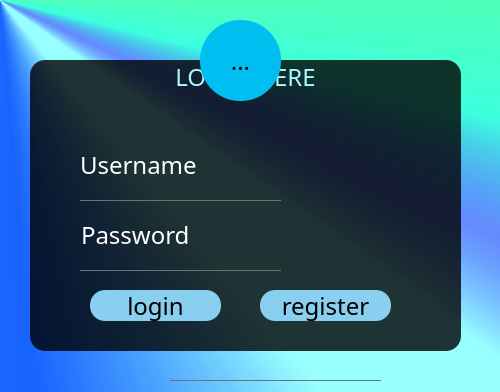
<?xml version="1.0" encoding="UTF-8"?>
<ui version="4.0">
 <class>login</class>
 <widget class="QWidget" name="login">
  <property name="geometry">
   <rect>
    <x>0</x>
    <y>0</y>
    <width>500</width>
    <height>392</height>
   </rect>
  </property>
  <property name="windowTitle">
   <string>Login</string>
  </property>
  <property name="styleSheet">
   <string notr="true">*{
font-size:24px;
font-family:Century Gothic;
}

#login{
background:qconicalgradient(cx:0, cy:0, angle:135, stop:0 rgba(41, 56, 255, 69), stop:0.227273 rgba(0, 137, 255, 69), stop:0.386364 rgba(16, 94, 255, 208), stop:0.465909 rgba(120, 255, 255, 130), stop:0.507045 rgba(120, 255, 255, 130), stop:0.538328 rgba(101, 138, 255, 255), stop:0.57754 rgba(0, 255, 212, 130), stop:0.801136 rgba(111, 255, 0, 145), stop:1 rgba(115, 255, 154, 69))
}

QToolButton{
background:rgb(0, 190, 240);
border-radius:40px;
}
QLabel{
color:white;
background:transparent;
}
QPushButton{
background:white;
border-radius:15px;
}
QPushButton:hover{
background:#333;
border-radius:15px;
background:#49ebff;
}
QLineEdit{
background:transparent;
border:none;
color:#717072;
border-bottom:1px solid #717072;
}</string>
  </property>
  <widget class="QPushButton" name="registerbutton">
   <property name="geometry">
    <rect>
     <x>260</x>
     <y>290</y>
     <width>131</width>
     <height>31</height>
    </rect>
   </property>
   <property name="styleSheet">
    <string notr="true">background:rgb(137, 207, 240) ;
font: 17pt &quot;华光琥珀_CNKI&quot;;</string>
   </property>
   <property name="text">
    <string>register</string>
   </property>
  </widget>
  <widget class="QToolButton" name="toolButton">
   <property name="geometry">
    <rect>
     <x>200</x>
     <y>20</y>
     <width>81</width>
     <height>81</height>
    </rect>
   </property>
   <property name="text">
    <string>...</string>
   </property>
   <property name="icon">
    <iconset resource="image.qrc">
     <normaloff>:/ima/image/user2.png</normaloff>:/ima/image/user2.png</iconset>
   </property>
   <property name="iconSize">
    <size>
     <width>100</width>
     <height>100</height>
    </size>
   </property>
  </widget>
  <widget class="QLabel" name="label">
   <property name="geometry">
    <rect>
     <x>30</x>
     <y>60</y>
     <width>431</width>
     <height>291</height>
    </rect>
   </property>
   <property name="styleSheet">
    <string notr="true">*{

font: 25pt &quot;华光琥珀_CNKI&quot;;
	color: rgb(0, 255, 255);
}

QFrame{
background:rgba(0,0,0,0.8);
border-radius:15px;
background:url(:/ima/image/sky.jpg);
}
QPushButton{
background:#03a9f4;
color:#fff;
border-radius:15px;
}
QLineEdit{
border-radius:15px;
color:#03a9f4;
}
QLabel{
	color: rgb(176, 248, 255);
background:#3
font: 32pt &quot;华光琥珀_CNKI&quot;;
}

</string>
   </property>
   <property name="text">
    <string>LOGIN HERE</string>
   </property>
   <property name="textFormat">
    <enum>Qt::RichText</enum>
   </property>
   <property name="alignment">
    <set>Qt::AlignHCenter|Qt::AlignTop</set>
   </property>
   <property name="margin">
    <number>50</number>
   </property>
  </widget>
  <widget class="QLineEdit" name="userline">
   <property name="geometry">
    <rect>
     <x>80</x>
     <y>180</y>
     <width>201</width>
     <height>21</height>
    </rect>
   </property>
   <property name="text">
    <string/>
   </property>
  </widget>
  <widget class="QLineEdit" name="passline">
   <property name="geometry">
    <rect>
     <x>80</x>
     <y>250</y>
     <width>201</width>
     <height>21</height>
    </rect>
   </property>
   <property name="text">
    <string comment="Password" extracomment="Password"/>
   </property>
  </widget>
  <widget class="QLabel" name="label_2">
   <property name="geometry">
    <rect>
     <x>80</x>
     <y>154</y>
     <width>181</width>
     <height>21</height>
    </rect>
   </property>
   <property name="styleSheet">
    <string notr="true">
font: 16pt &quot;华光琥珀_CNKI&quot;;</string>
   </property>
   <property name="text">
    <string>Username</string>
   </property>
  </widget>
  <widget class="QLabel" name="label_3">
   <property name="geometry">
    <rect>
     <x>81</x>
     <y>224</y>
     <width>181</width>
     <height>21</height>
    </rect>
   </property>
   <property name="styleSheet">
    <string notr="true">
font: 16pt &quot;华光琥珀_CNKI&quot;;</string>
   </property>
   <property name="text">
    <string>Password</string>
   </property>
  </widget>
  <widget class="QPushButton" name="loginbutton">
   <property name="geometry">
    <rect>
     <x>90</x>
     <y>290</y>
     <width>131</width>
     <height>31</height>
    </rect>
   </property>
   <property name="styleSheet">
    <string notr="true">background:rgb(137, 207, 240) ;
font: 17pt &quot;华光琥珀_CNKI&quot;;</string>
   </property>
   <property name="text">
    <string>login</string>
   </property>
   <property name="shortcut">
    <string>Enter, Enter</string>
   </property>
   <property name="checkable">
    <bool>true</bool>
   </property>
  </widget>
  <widget class="QLineEdit" name="lineEdit">
   <property name="geometry">
    <rect>
     <x>170</x>
     <y>360</y>
     <width>211</width>
     <height>21</height>
    </rect>
   </property>
  </widget>
  <zorder>label</zorder>
  <zorder>toolButton</zorder>
  <zorder>registerbutton</zorder>
  <zorder>userline</zorder>
  <zorder>passline</zorder>
  <zorder>label_2</zorder>
  <zorder>label_3</zorder>
  <zorder>loginbutton</zorder>
  <zorder>lineEdit</zorder>
 </widget>
 <resources>
  <include location="image.qrc"/>
 </resources>
 <connections/>
</ui>
